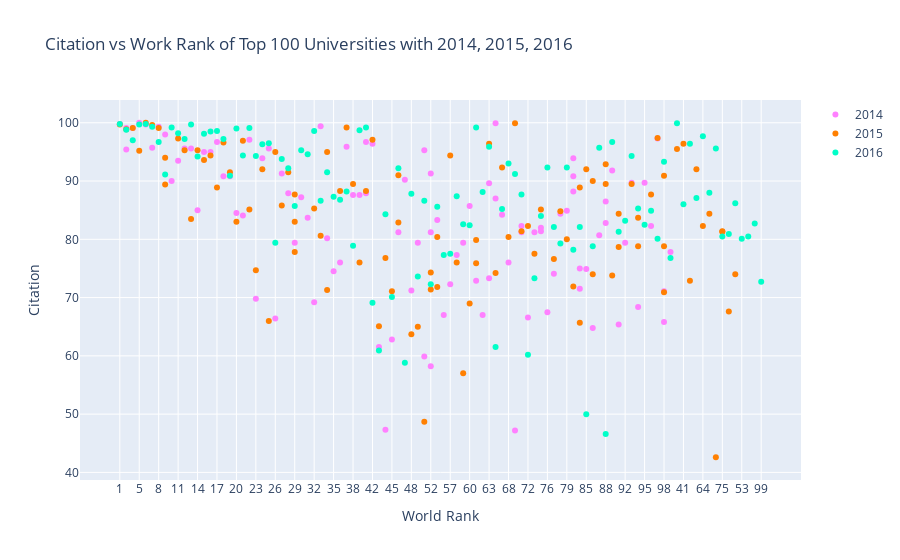

Notebook source saved alongside this figure:
### Code cell
# creating trace 1
trace1 = go.Scatter(
                    x = df2014.world_rank,
                    y = df2014.citations,
                    mode = "markers",  # noktalama şeklinde olsun
                    name = "2014",
                    marker = dict(color = "rgb(255,128,255)"),
                    text = df2014.university_name)
# creating trace 2
trace2 = go.Scatter(
                    x = df2015.world_rank,
                    y = df2015.citations,
                    mode = "markers",
                    name = "2015",
                    marker = dict(color = "rgb(255,128,2)"),
                    text = df2015.university_name)
# creating trace 3
trace3 = go.Scatter(
                    x = df2016.world_rank,
                    y = df2016.citations,
                    mode = "markers",
                    name = "2016",
                    marker = dict(color = "rgb(0,255,200)"),
                    text = df2016.university_name)
data = [trace1, trace2, trace3]
layout = dict(title = "Citation vs Work Rank of Top 100 Universities with 2014, 2015, 2016",
             xaxis = dict(title = "World Rank"),
             yaxis = dict(title = "Citation"))

fig = dict(data = data, layout = layout)
iplot(fig)

### Figure 1 — Plotly figure (JSON) as saved in the notebook; plotly's stock layout.template omitted (floating-point values rounded to 4 significant figures)
{"data": [{"marker": {"color": "rgb(255,128,255)"}, "mode": "markers", "name": "2014", "text": ["California Institute of Technology", "Harvard University", "University of Oxford", "Stanford University", "Massachusetts Institute of Technology", "Princeton University", "University of Cambridge", "University of California, Berkeley", "University of Chicago", "Imperial College London", "Yale University", "University of California, Los Angeles", "Columbia University", "ETH Zurich – Swiss Federal Institute of Technology Zurich", "Johns Hopkins University", "University of Pennsylvania", "Duke University", "University of Michigan", "Cornell University", "University of Toronto", "University College London", "Northwestern University", "University of Tokyo", "Carnegie Mellon University", "University of Washington", "National University of Singapore", "University of Texas at Austin", "Georgia Institute of Technology", "University of Illinois at Urbana-Champaign", "University of Wisconsin-Madison", "University of British Columbia", "London School of Economics and Political Science", "University of California, Santa Barbara", "University of Melbourne", "McGill University", "Karolinska Institute", "École Polytechnique Fédérale de Lausanne", "King’s College London", "University of Edinburgh", "New York University", "University of California, San Diego", "Washington University in St Louis", "University of Hong Kong", "Seoul National University", "Peking University", "University of Minnesota", "University of North Carolina at Chapel Hill", "Australian National University", "Pennsylvania State University", "Boston University", "Tsinghua University", "Brown University", "Kyoto University", "University of California, Davis", "LMU Munich", "Korea Advanced Institute of Science and Technology (KAIST)", "Hong Kong University of Science and Technology", "University of Manchester", "Ohio State University", "Pohang University of Science and Technology", "KU Leuven", "Purdue University", "The University of Queensland", "University of Göttingen", "Rice University", "École Normale Supérieure", "Leiden University", "Heidelberg University", "Delft University of Technology", "University of Southern California", "École Polytechnique", "University of Sydney", "Erasmus University Rotterdam", "University of Basel", "Utrecht University", "Nanyang Technological University", "Wageningen University and Research Center", "University of Pittsburgh", "University of Bristol", "Durham University", "Emory University", "Tufts University", "Michigan State University", "University of Amsterdam", "Ghent University", "Free University of Berlin", "Technical University of Munich", "Case Western Reserve University", "Vanderbilt University", "University of Notre Dame", "Monash University", "McMaster University", "University of California, Irvine", "Humboldt University of Berlin", "University of Rochester", "Pierre and Marie Curie University", "University of Colorado Boulder", "Maastricht University", "University of Groningen", "University of Helsinki"], "type": "scatter", "x": ["1", "2", "2", "4", "5", "6", "7", "8", "9", "10", "11", "12", "13", "14", "15", "16", "17", "18", "19", "20", "21", "22", "23", "24", "25", "26", "27", "28", "29", "30", "31", "32", "33", "34", "35", "36", "37", "38", "39", "40", "40", "42", "43", "44", "45", "46", "47", "48", "49", "50", "50", "52", "52", "52", "55", "56", "57", "58", "59", "60", "61", "62", "63", "63", "65", "65", "67", "68", "69", "70", "70", "72", "73", "74", "74", "76", "77", "78", "79", "80", "80", "80", "83", "83", "85", "86", "87", "88", "88", "90", "91", "92", "93", "94", "95", "96", "97", "98", "98", "100"], "y": [99.8, 99.1, 95.4, 99.1, 100, 99.7, 95.7, 99.3, 98, 90, 93.5, 95.6, 95.6, 85, 95, 95, 96.7, 90.8, 90.8, 84.5, 84.1, 97.1, 69.8, 93.9, 95.6, 66.4, 91.3, 87.9, 79.4, 87.2, 83.7, 69.2, 99.4, 80.2, 74.5, 76, 95.9, 87.6, 87.6, 87.9, 96.7, 96.4, 61.5, 47.3, 62.8, 81.2, 90.2, 71.2, 79.4, 95.3, 59.9, 91.3, 58.2, 81.2, 83.3, 67, 72.3, 77.3, 79.4, 85.7, 72.9, 67, 73.3, 89.6, 99.9, 87, 84.2, 76, 47.2, 81.2, 82.3, 66.6, 81.2, 81.4, 82, 67.5, 74.1, 84.4, 84.9, 88.2, 90.8, 93.9, 71.5, 75, 74.9, 64.8, 80.7, 82.8, 86.5, 91.8, 65.4, 79.4, 89.7, 68.4, 89.7, 82.3, 97.3, 65.8, 71.1, 77.8]}, {"marker": {"color": "rgb(255,128,2)"}, "mode": "markers", "name": "2015", "text": ["California Institute of Technology", "Harvard University", "University of Oxford", "Stanford University", "University of Cambridge", "Massachusetts Institute of Technology", "Princeton University", "University of California, Berkeley", "Imperial College London", "Yale University", "University of Chicago", "University of California, Los Angeles", "ETH Zurich – Swiss Federal Institute of Technology Zurich", "Columbia University", "Johns Hopkins University", "University of Pennsylvania", "University of Michigan", "Duke University", "Cornell University", "University of Toronto", "Northwestern University", "University College London", "University of Tokyo", "Carnegie Mellon University", "National University of Singapore", "University of Washington", "Georgia Institute of Technology", "University of Texas at Austin", "LMU Munich", "University of Illinois at Urbana-Champaign", "University of Wisconsin-Madison", "University of British Columbia", "University of Melbourne", "London School of Economics and Political Science", "École Polytechnique Fédérale de Lausanne", "University of Edinburgh", "University of California, Santa Barbara", "New York University", "McGill University", "King’s College London", "University of California, San Diego", "Washington University in St Louis", "University of Hong Kong", "Karolinska Institute", "Australian National University", "University of Minnesota", "University of North Carolina at Chapel Hill", "Peking University", "Tsinghua University", "Seoul National University", "Hong Kong University of Science and Technology", "Korea Advanced Institute of Science and Technology (KAIST)", "University of Manchester", "Brown University", "KU Leuven", "University of California, Davis", "Boston University", "Pennsylvania State University", "Kyoto University", "University of Sydney", "Nanyang Technological University", "École Polytechnique", "Scuola Normale Superiore di Pisa", "Leiden University", "The University of Queensland", "Pohang University of Science and Technology", "University of Göttingen", "Ohio State University", "Rice University", "Heidelberg University", "Delft University of Technology", "Erasmus University Rotterdam", "Wageningen University and Research Center", "University of Bristol", "University of Basel", "University of Southern California", "University of Amsterdam", "École Normale Supérieure", "Utrecht University", "Humboldt University of Berlin", "Free University of Berlin", "Michigan State University", "Durham University", "Monash University", "Middle East Technical University", "University of Arizona", "University of Notre Dame", "Tufts University", "University of California, Irvine", "Ghent University", "University of Massachusetts", "University of Pittsburgh", "Emory University", "McMaster University", "University of Glasgow", "Vanderbilt University", "University of Colorado Boulder", "Stockholm University", "Technical University of Munich", "Uppsala University"], "type": "scatter", "x": ["1", "2", "3", "4", "5", "6", "7", "8", "9", "9", "11", "12", "13", "14", "15", "16", "17", "18", "19", "20", "21", "22", "23", "24", "25", "26", "27", "28", "29", "29", "29", "32", "33", "34", "34", "36", "37", "38", "39", "40", "41", "42", "43", "44", "45", "46", "46", "48", "49", "50", "51", "52", "52", "54", "55", "55", "57", "58", "59", "60", "61", "61", "63", "64", "65", "66", "67", "68", "69", "70", "71", "72", "73", "74", "75", "75", "77", "78", "79", "80", "81", "82", "83", "83", "85", "86", "86", "88", "88", "90", "91", "91", "93", "94", "94", "96", "97", "98", "98", "98"], "y": [99.7, 98.9, 95.5, 99.1, 95.2, 100, 99.6, 99.1, 89.4, 94, 97.3, 95.3, 83.5, 95.3, 93.6, 94.4, 88.9, 96.6, 91.5, 83, 96.9, 85.1, 74.7, 92, 66, 95, 85.8, 91.5, 83, 77.8, 87.7, 85.3, 80.6, 71.3, 95, 88.3, 99.2, 89.5, 76, 88.3, 96.4, 97.1, 65.1, 76.8, 71.1, 82.9, 91, 63.7, 65, 48.7, 72.9, 71.4, 74.3, 92, 71.8, 80.4, 94.4, 76, 57, 69, 75.9, 79.9, 96.4, 82.3, 74.2, 84.4, 92.3, 80.4, 99.9, 81.4, 42.6, 82.3, 77.5, 85.1, 81.4, 81.3, 76.6, 84.8, 80, 71.9, 67.6, 74, 88.9, 65.7, 92, 74, 90, 92.9, 89.5, 73.8, 78.7, 84.4, 89.5, 78.8, 83.7, 87.7, 97.4, 90.9, 78.8, 70.9]}, {"marker": {"color": "rgb(0,255,200)"}, "mode": "markers", "name": "2016", "text": ["California Institute of Technology", "University of Oxford", "Stanford University", "University of Cambridge", "Massachusetts Institute of Technology", "Harvard University", "Princeton University", "Imperial College London", "ETH Zurich – Swiss Federal Institute of Technology Zurich", "University of Chicago", "Johns Hopkins University", "Yale University", "University of California, Berkeley", "University College London", "Columbia University", "University of California, Los Angeles", "University of Pennsylvania", "Cornell University", "University of Toronto", "Duke University", "University of Michigan", "Carnegie Mellon University", "London School of Economics and Political Science", "University of Edinburgh", "Northwestern University", "National University of Singapore", "King’s College London", "Karolinska Institute", "LMU Munich", "New York University", "École Polytechnique Fédérale de Lausanne", "University of Washington", "University of Melbourne", "University of British Columbia", "KU Leuven", "University of Illinois at Urbana-Champaign", "Heidelberg University", "McGill University", "University of California, San Diego", "University of California, Santa Barbara", "Georgia Institute of Technology", "Peking University", "University of Tokyo", "University of California, Davis", "University of Hong Kong", "University of Texas at Austin", "Tsinghua University", "Wageningen University and Research Center", "Humboldt University of Berlin", "University of Wisconsin-Madison", "Brown University", "Australian National University", "Technical University of Munich", "École Normale Supérieure", "Nanyang Technological University", "University of Manchester", "University of Sydney", "University of Amsterdam", "Hong Kong University of Science and Technology", "The University of Queensland", "Washington University in St Louis", "Utrecht University", "University of North Carolina at Chapel Hill", "Boston University", "Delft University of Technology", "University of Minnesota", "Leiden University", "University of Southern California", "University of Bristol", "Durham University", "Erasmus University Rotterdam", "Free University of Berlin", "Monash University", "University of Groningen", "Pennsylvania State University", "University of Glasgow", "University of Helsinki", "University of Tübingen", "University of Pittsburgh", "University of Warwick", "Uppsala University", "University of Copenhagen", "University of New South Wales", "University of Freiburg", "Seoul National University", "University of St Andrews", "Vanderbilt University", "Kyoto University", "Maastricht University", "Emory University", "Lund University", "Ohio State University", "University of Exeter", "University of Bonn", "Georgetown University", "McMaster University", "University of Sheffield", "Queen Mary University of London", "University of Göttingen", "Michigan State University"], "type": "scatter", "x": ["1", "2", "3", "4", "5", "6", "7", "8", "9", "10", "11", "12", "13", "14", "15", "16", "17", "18", "19", "20", "21", "22", "23", "24", "25", "26", "27", "28", "29", "30", "31", "32", "33", "34", "35", "36", "37", "38", "39", "40", "41", "42", "43", "44", "45", "46", "47", "48", "49", "50", "51", "52", "53", "54", "55", "56", "57", "58", "59", "60", "61", "62", "63", "64", "65", "66", "67", "68", "69", "70", "71", "72", "73", "74", "75", "76", "77", "78", "79", "80", "81", "82", "83", "84", "85", "86", "87", "88", "89", "90", "91", "92", "93", "94", "95", "96", "97", "98", "99", "100"], "y": [99.8, 98.8, 99.9, 97, 99.7, 99.8, 99.3, 96.7, 91.1, 99.2, 98.2, 97.2, 99.7, 94.2, 98.1, 98.5, 98.6, 97.2, 90.9, 99, 94.4, 99.1, 94.3, 96.3, 96.5, 79.4, 93.8, 92.2, 85.7, 95.3, 94.6, 98.6, 86.6, 91.5, 87.3, 86.8, 88.2, 78.9, 98.7, 99.2, 86, 69.1, 60.9, 84.3, 70.1, 92.2, 58.8, 87.8, 73.6, 86.6, 96.4, 72.3, 80.1, 87.1, 85.6, 77.3, 77.5, 87.4, 82.6, 82.4, 99.2, 88.1, 95.9, 97.7, 61.5, 88, 85.2, 93, 91.2, 87.7, 95.6, 60.2, 73.3, 84, 80.5, 92.3, 82.1, 79.3, 92.3, 78.2, 80.9, 86.2, 82.1, 80.5, 50, 78.8, 95.7, 46.6, 82.7, 96.7, 81.3, 83.2, 94.3, 85.3, 82.5, 84.9, 80.1, 93.3, 72.7, 76.8]}], "layout": {"title": {"text": "Citation vs Work Rank of Top 100 Universities with 2014, 2015, 2016"}, "xaxis": {"title": {"text": "World Rank"}}, "yaxis": {"title": {"text": "Citation"}}}}
